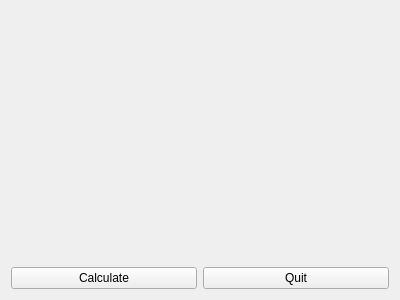
<?xml version="1.0" encoding="UTF-8"?>
<ui version="4.0">
 <class>MainWindow</class>
 <widget class="QMainWindow" name="MainWindow">
  <property name="geometry">
   <rect>
    <x>0</x>
    <y>0</y>
    <width>400</width>
    <height>300</height>
   </rect>
  </property>
  <property name="windowTitle">
   <string>Lotka-Volterra</string>
  </property>
  <widget class="QWidget" name="centralWidget">
   <layout class="QGridLayout" name="gridLayout">
    <item row="1" column="0">
     <widget class="QPushButton" name="calcButton">
      <property name="text">
       <string>Calculate</string>
      </property>
     </widget>
    </item>
    <item row="1" column="1">
     <widget class="QPushButton" name="quitButton">
      <property name="text">
       <string>Quit</string>
      </property>
     </widget>
    </item>
    <item row="0" column="0" colspan="2">
     <widget class="QCustomPlot" name="LVPlot" native="true"/>
    </item>
   </layout>
  </widget>
 </widget>
 <layoutdefault spacing="6" margin="11"/>
 <customwidgets>
  <customwidget>
   <class>QCustomPlot</class>
   <extends>QWidget</extends>
   <header>qcustomplot.h</header>
   <container>1</container>
  </customwidget>
 </customwidgets>
 <resources/>
 <connections/>
</ui>
